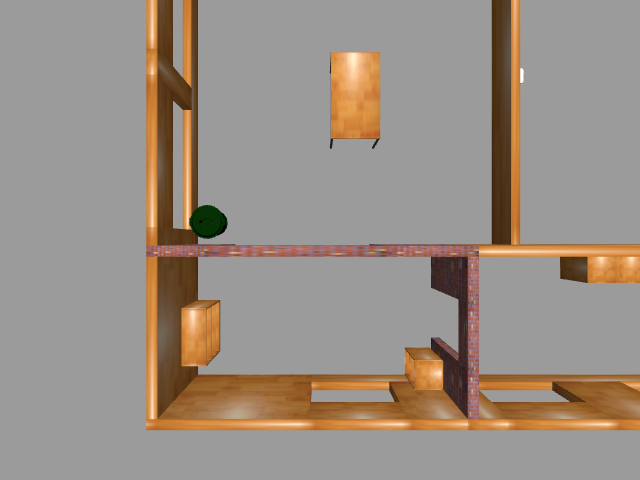
#> input picture saved_images/camera_2_latest.png, 640 x 480 px
$ python image_horizontal_stitcher.py
#> lines starting #> are read from the running program, lines starting #| are printed output that depends on the picture
from PIL import Image
import numpy as np

# Load the images
image_path_1 = "saved_images/camera_2_latest.png"
image_path_2 = "saved_images/camera_1_latest.png"

image_path_3 = "saved_images/camera_4_latest.png"
image_path_4 = "saved_images/camera_3_latest.png"

def function_for_2_1():

    image1 = Image.open(image_path_1)
#> image1 is the input picture: PIL image 640x480 RGB; mean R, G, B 154.8, 143.6, 133.5
    image2 = Image.open(image_path_2)
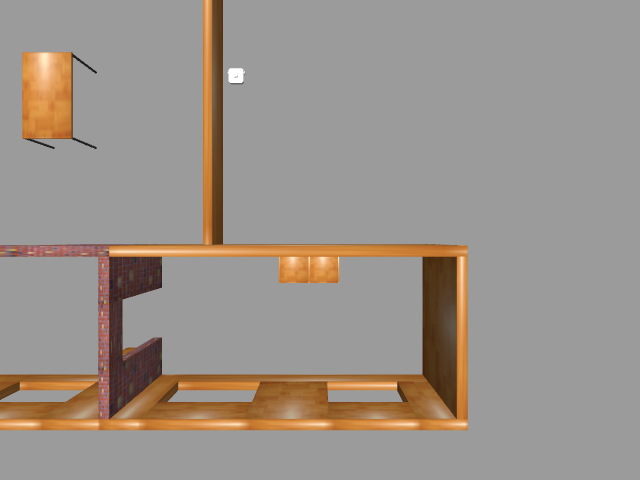
#> input picture saved_images/camera_1_latest.png, 640 x 480 px
#> image2 is the input picture: PIL image 640x480 RGB; mean R, G, B 155.6, 146.9, 139.3

    # Convert images to numpy arrays
    image1_array = np.array(image1)
    image2_array = np.array(image2)

    # Define the overlap calculation method
    def find_best_column(image1_array, image2_array):
        height, width, _ = image1_array.shape
#> height = 480; width = 640
        min_diff = float('inf')
        best_column = 0
        overlap_start = 0

        for overlap in range(width // 2, width):
            diff = np.sum(np.abs(image1_array[:, width - overlap:, :] - image2_array[:, :overlap, :]))
            if diff < min_diff:
                min_diff = diff
                best_column = width - overlap
                overlap_start = overlap
#> this loop made 320 passes
#> (diff, min_diff) on passes 1 to 12: (17886297, 17886297), (17845130, 17845130), (17798596, 17798596), (17628469, 17628469), (17531587, 17531587), (17470636, 17470636), (17345917, 17345917), (17159222, 17159222), (16996040, 16996040), (16679010, 16679010), (16298100, 16298100), (15863321, 15863321)
#> diff on passes 14 to 19: 15941754, 16125177, 16158304, 16183537, 16263823, 16252070
#> after the loop, best_column = 308; min_diff = 14967994; overlap_start = 332

        return best_column, overlap_start

    # Calculate the best column to stitch the images
    best_column, overlap_start = find_best_column(image1_array, image2_array)
#> best_column = 308; overlap_start = 332

    # Create a new blank image to hold the stitched result
    stitched_image = Image.new('RGB', (image1_array.shape[1] + image2_array.shape[1] - overlap_start, image1_array.shape[0]))
#> stitched_image: PIL image 948x480 RGB; every value is 0

    # Paste the first image onto the stitched image
    stitched_image.paste(image1, (0, 0))
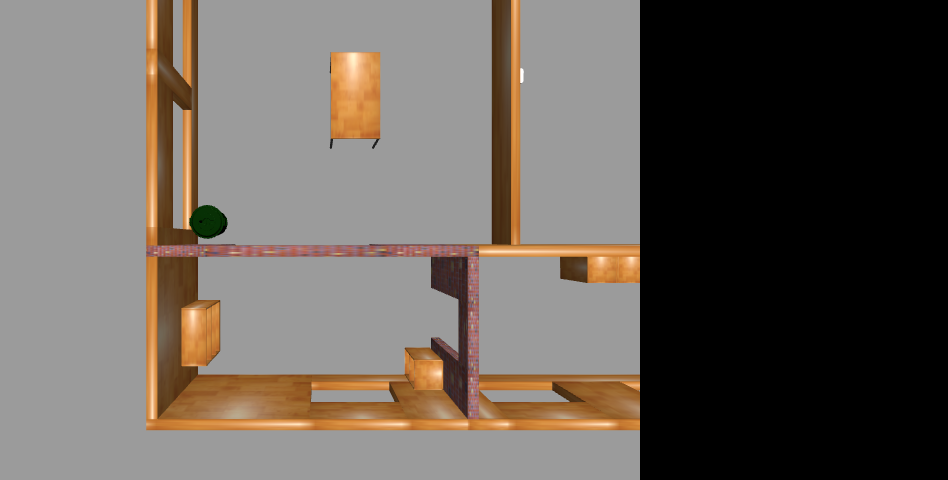
#> stitched_image: PIL image 948x480 RGB; mean R, G, B 104.5, 96.9, 90.2

    # Paste the second image onto the stitched image at the calculated position
    stitched_image.paste(image2, (best_column, 0))
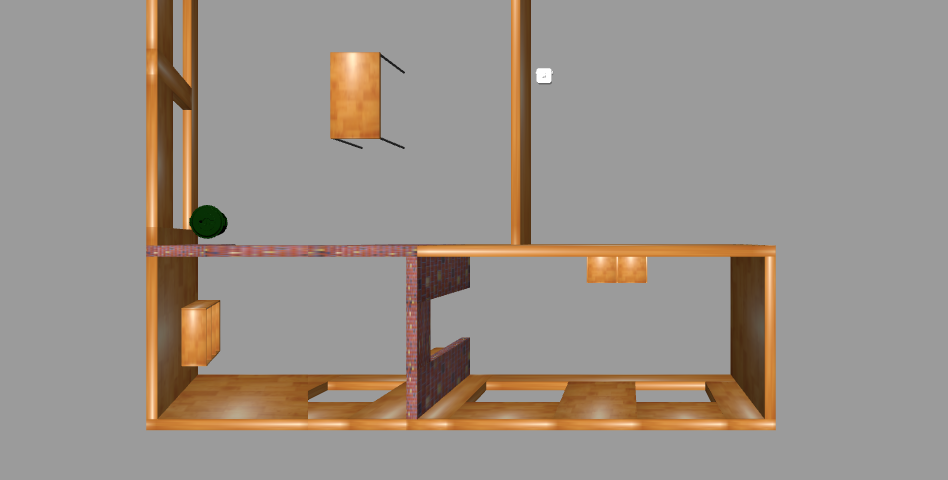
#> stitched_image: PIL image 948x480 RGB; mean R, G, B 154.9, 146, 137.9

    # Save and display the stitched image
    stitched_image_path = "saved_images/output/stitched_image_1.png"
    stitched_image.save(stitched_image_path)
    stitched_image.show()


def function_for_4_3():

    image1 = Image.open(image_path_3)
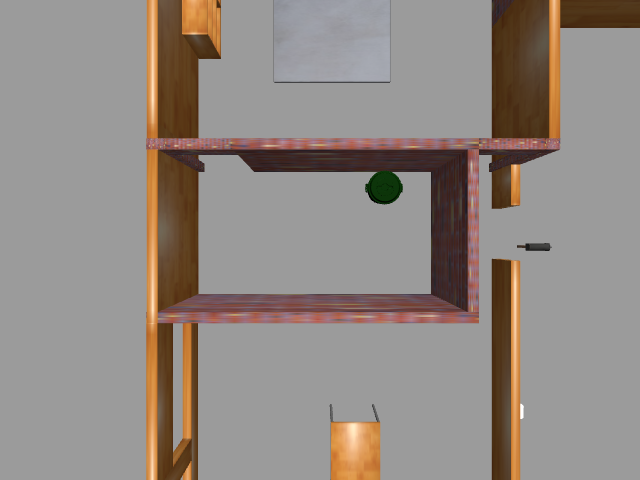
#> input picture saved_images/camera_4_latest.png, 640 x 480 px
#> image1 is the input picture: PIL image 640x480 RGB; mean R, G, B 146.3, 137.4, 131.5
    image2 = Image.open(image_path_4)
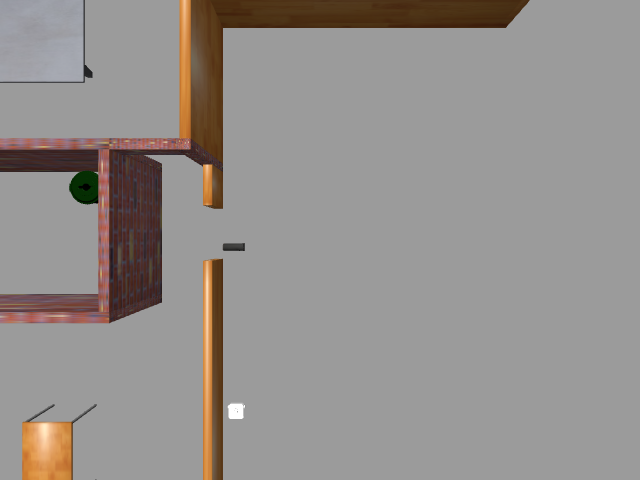
#> input picture saved_images/camera_3_latest.png, 640 x 480 px
#> image2 is the input picture: PIL image 640x480 RGB; mean R, G, B 148.7, 143.9, 141

    # Convert images to numpy arrays
    image1_array = np.array(image1)
    image2_array = np.array(image2)

    # Define the overlap calculation method
    def find_best_column(image1_array, image2_array):
        height, width, _ = image1_array.shape
#> height = 480; width = 640
        min_diff = float('inf')
        best_column = 0
        overlap_start = 0

        for overlap in range(width // 2, width):
            diff = np.sum(np.abs(image1_array[:, width - overlap:, :] - image2_array[:, :overlap, :]))
            if diff < min_diff:
                min_diff = diff
                best_column = width - overlap
                overlap_start = overlap
#> this loop made 320 passes
#> (diff, min_diff) on passes 1, 3, 4, 5, 7, 8, 9, 10, 11, 12, 13: (22695000, 22695000), (22680480, 22680480), (22522812, 22522812), (22478994, 22478994), (22364663, 22364663), (22245937, 22245937), (22092138, 22092138), (21896089, 21896089), (21811130, 21811130), (20924377, 20924377), (20057788, 20057788)
#> diff on passes 2, 6, 14, 15, 16, 17: 22728167, 22482007, 20176999, 21114205, 21967809, 22172201
#> after the loop, best_column = 308; min_diff = 20057788; overlap_start = 332

        return best_column, overlap_start

    # Calculate the best column to stitch the images
    best_column, overlap_start = find_best_column(image1_array, image2_array)
#> best_column = 308; overlap_start = 332

    # Create a new blank image to hold the stitched result
    stitched_image = Image.new('RGB', (image1_array.shape[1] + image2_array.shape[1] - overlap_start, image1_array.shape[0]))

    # Paste the first image onto the stitched image
    stitched_image.paste(image1, (0, 0))
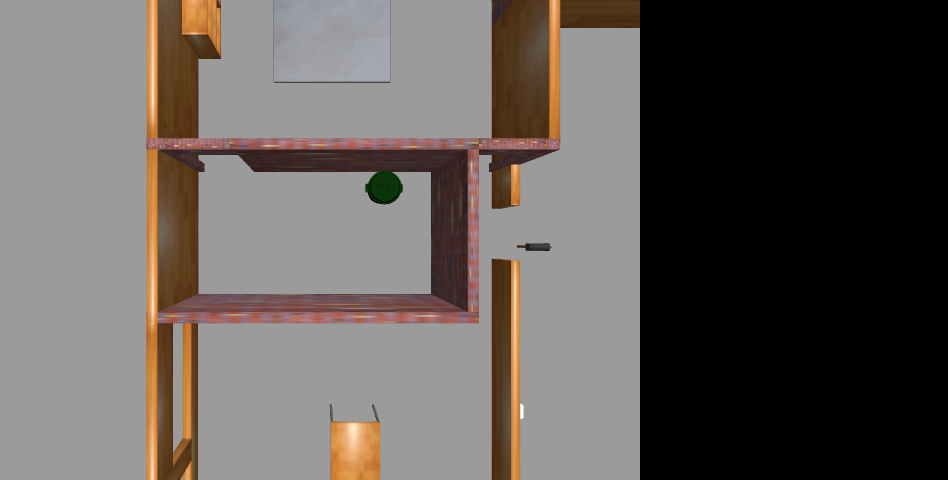
#> stitched_image: PIL image 948x480 RGB; mean R, G, B 98.8, 92.8, 88.8

    # Paste the second image onto the stitched image at the calculated position
    stitched_image.paste(image2, (best_column, 0))
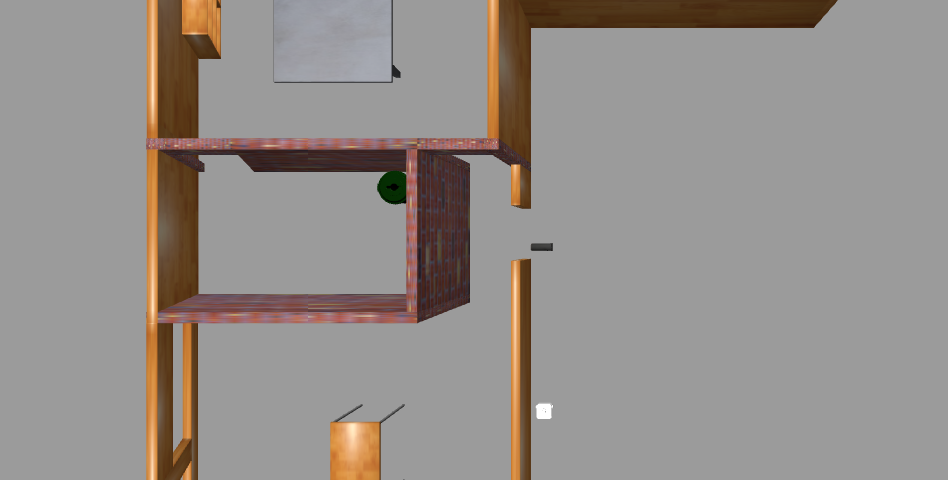
#> stitched_image: PIL image 948x480 RGB; mean R, G, B 149, 142.9, 138.7

    # Save and display the stitched image
    stitched_image_path = "saved_images/output/stitched_image_2.png"
    stitched_image.save(stitched_image_path)
    stitched_image.show()


function_for_2_1()
function_for_4_3()
